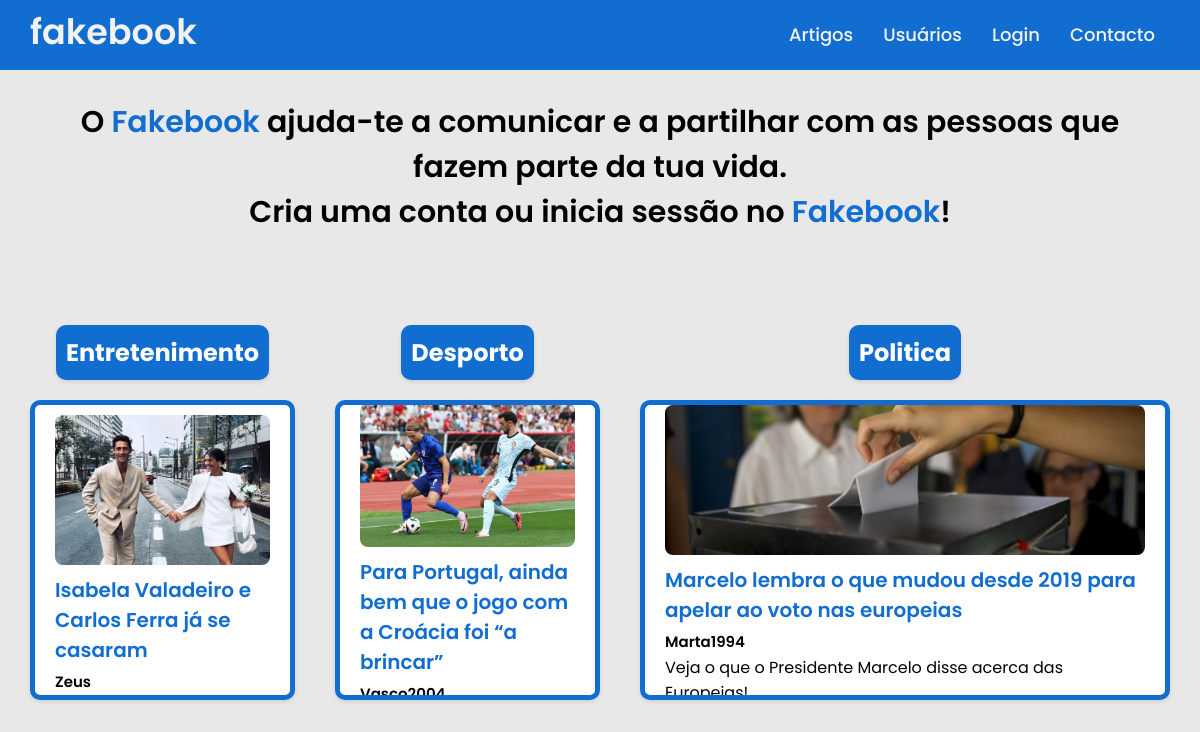
/BlogApp/, run on the app's committed database.
### BlogApp/models.py (models this page shows, shortened)
class artigos(models.Model):
    autor = models.ForeignKey(User, on_delete = models.CASCADE, related_name = 'artigos')
    titulo = models.CharField(max_length = 100)
    corpoDoArtigo = models.CharField(max_length = 1000)
    imagem = models.ImageField(upload_to='app/fotos', null=True, blank=True)
    horaPublicacao = models.DateTimeField(auto_now = False, auto_now_add = False)
    categoria = models.TextField(null = True, blank = True)
    introducao = models.TextField(null = True, blank = True)

### BlogApp/views.py (the view)
# urls.py: path('', views.listArtigos_view, name = 'artigos'),
def listArtigos_view(request):
    usuario_autenticado = request.user
    context = {
        'artigos' : artigos.objects.all(),
        'autor' : usuario_autenticado,
    }
    return render(request, 'listArtigos.html', context)

### BlogApp/templates/listArtigos.html (shortened to what this page needs)
{% extends "layout2.html" %}
{% block content %}
  <div class="body-container">
    <div class="body-content">
        <div class="column column-sport">
            <div class="text-box">
            <h2>Entretenimento</h2>
            </div>
            {% for artigo in artigos %}
            {% if artigo.categoria == 'Entretenimento' %}
            <div class="article-box">
                <img src="{{ artigo.imagem.url }}" alt="{{ artigo.titulo }}">
                <a href="{% url 'artigos:artigo' artigo.titulo %}" class="left-align">{{ artigo.titulo }}</a>
                <div class="autor-text3">
                <a href="http://a22202735.pythonanywhere.com/BlogApp/usuario/{{user.id}}"><span class="black">{{artigo.autor}}</span></a>
                </div>
            </div>
            {% endif %}
            {% endfor %}
        </div>
        <div class="column column-middle">
            <div class="text-box">
            <h2>Desporto</h2>
            </div>
            {% for artigo in artigos %}
            {% if artigo.categoria == 'Desporto' %}
            <div class="article-box">
                <img src="{{ artigo.imagem.url }}" alt="{{ artigo.titulo }}">
                <a href="{% url 'artigos:artigo' artigo.titulo %}" class="left-align">{{ artigo.titulo }}</a>
                <div class="autor-text3">
                <a href="http://a22202735.pythonanywhere.com/BlogApp/usuario/{{user.id}}"><span class="black">{{artigo.autor}}</span></a>
                </div>
            </div>
            {% endif %}
            {% endfor %}
        </div>
        <div class="column column-other">
            <div class="text-box">
            <h2>Politica</h2>
            </div>
            {% for artigo in artigos %}
            {% if artigo.categoria == 'Politica' %}
            <div class="article-box">
                <img src="{{ artigo.imagem.url }}" alt="{{ artigo.titulo }}">
                <a href="{% url 'artigos:artigo' artigo.titulo %}" class="left-align">{{ artigo.titulo }}</a>
                <div class="autor-text3">
                <a href="http://a22202735.pythonanywhere.com/BlogApp/usuario/{{user.id}}"><span class="black">{{artigo.autor}}</span></a>
                </div>
                <p>{{artigo.introducao}}</p>
            </div>
            {% endif %}
            {% endfor %}
        </div>
    </div>
</div>
{% endblock %}

### BlogApp/templates/layout2.html (shortened to what this page needs)
<!DOCTYPE html>
<html>
<head>
   {% load static %}
   <link rel="stylesheet" href="{% static 'blog/estilos.css' %}">
</head>
<body>
<nav>
  <div class="wrapper">
    <div class="logo"><a href="#">fakebook</a></div>
    <ul class="nav-links">
      <li><a href="https://a22202735.pythonanywhere.com/BlogApp/">Artigos</a></li>
      <li><a href="https://a22202735.pythonanywhere.com/BlogApp/usuarios">Usuários</a></li>
      <li>
        {% if request.user.is_authenticated %}
            <a href="#" class="desktop-item">Meu Perfil</a>
            <input type="checkbox" id="showDrop">
            <label for="showDrop" class="mobile-item">Meu Perfil</label>
            <ul class="drop-menu">
            <li><a href="https://a22202735.pythonanywhere.com/BlogApp/usuario/{{request.user.id}}">Perfil</a></li>
            {% for info in request.user.infoAdicionalUser.all %}
                <li><a href="https://a22202735.pythonanywhere.com/BlogApp/editarUsuario">Editar Perfil</a></li>
            {% empty %}
                <li><a href="https://a22202735.pythonanywhere.com/BlogApp/adicionarInfoUsuario">Editar Perfil</a></li>
            {% endfor %}
            <li><a href="https://a22202735.pythonanywhere.com/BlogApp/meusArtigos/">Meus Artigos</a></li>
            <li> <a href="https://a22202735.pythonanywhere.com/Autenticacao/logout/Artigos">Logout</a></li>
            </ul>
            </li>
        {% else %}
       <li> <a href= "https://a22202735.pythonanywhere.com/Autenticacao/login/Artigos">Login</a></li>
        {% endif %}
        <li><a href="#">Contacto</a></li>
    </ul>
  </div>
</nav>
<div class="body-container">
    <div class="body-text">
{% if request.user.is_authenticated %}
{% else %}
  <div class="title">O <a href="#">Fakebook</a> ajuda-te a comunicar e a partilhar com as pessoas que fazem parte da tua vida.</div>
  <div class="sub-title">Cria uma conta ou inicia sessão no <a href="https://a22202735.pythonanywhere.com/Autenticacao/login/Artigos">Fakebook</a>!</div>
{% endif %}
</div>
</div>
     {% block content %}
     {% endblock %}
</body>
</html>

### BlogApp/static/blog/estilos.css (style rules this page uses)
* { margin: 0; padding: 0; box-sizing: border-box; font-family: 'Poppins', sans-serif; }
nav { position: fixed; z-index: 99; width: 100%; background: #116ed0; }
nav .wrapper { position: relative; max-width: 1300px; padding: 0px 30px; height: 70px; line-height: 70px; margin: auto; display: flex; align-items: center; justify-content: space-between; }
.wrapper .logo a { color: #f2f2f2; font-size: 35px; font-weight: 600; text-decoration: none; }
.wrapper .nav-links { display: inline-flex; }
.nav-links li { list-style: none; }
.nav-links li a { color: #f2f2f2; text-decoration: none; font-size: 18px; font-weight: 500; padding: 9px 15px; border-radius: 5px; transition: all 0.3s ease; }
body { background: #e8e8e8; }
.body-container { position: relative; width: 100%; height: 100%; padding: 0 30px; display: flex; flex-direction: column; align-items: center; }
.body-text { text-align: center; margin-bottom: 20px; }
.body-text .title { font-size: 30px; font-weight: 600; margin-top: 100px; }
.body-text .sub-title { font-size: 30px; font-weight: 600; margin-bottom: 50px; }
.body-text a { color: #116ed0; text-decoration: none; }
.body-content { display: flex; width: 100%; justify-content: center; gap: 20px; }
h2 { color: #fff; }
.column { margin-bottom: 30px; display: flex; flex-direction: column; align-items: center; }
.column-sport { flex: 1; max-width: 350px; margin-right: 20px; margin-left: 0; }
.column-middle { flex: 1; max-width: 350px; margin-right: 20px; margin-left: 0; }
.column-other { flex: 2; max-width: 600px; }
.text-box { background-color: #116ed0; border-radius: 10px; box-shadow: 0 2px 4px rgba(0, 0, 0, 0.1); margin-bottom: 20px; padding: 10px; }
.article-box { background-color: #fff; padding: 20px; border-radius: 10px; box-shadow: 0 2px 4px rgba(0, 0, 0, 0.1); margin-bottom: 20px; display: flex; flex-direction: column; border: 5px solid #116ed0; justify-content: center; height: 300px; width: 100%; max-width: 100%; overflow: hidden; box-sizing: border-box; }
.autor-text3 { color: #000000; text-decoration: none; font-size: 15px; font-weight: 600; display: flex; align-items: center; word-wrap: break-word; text-align: left; }
.black { color: #000000; text-decoration:none; font-size: 15px; }
.article-box a { color: #116ed0; text-decoration: none; font-size: 20px; font-weight: 600; display: block; word-wrap: break-word; text-align: left; }
.article-box img { display: block; margin: 10px auto; width: 100%; height: 150px; object-fit: cover; border-radius: 8px; /* Adiciona bordas arredondadas à i }

### data on the page
artigos: imagem (picture), titulo "Isabela Valadeiro e Carlos Ferra já se casaram", autor "Zeus"
artigos: imagem (picture), titulo "Para Portugal, ainda bem que o jogo com a Croácia foi “a brincar”", autor "Vasco2004"
artigos: imagem (picture), titulo "Marcelo lembra o que mudou desde 2019 para apelar ao voto nas europeias", autor "Marta1994", introducao "Veja o que o Presidente Marcelo disse acerca das Europeias!"
